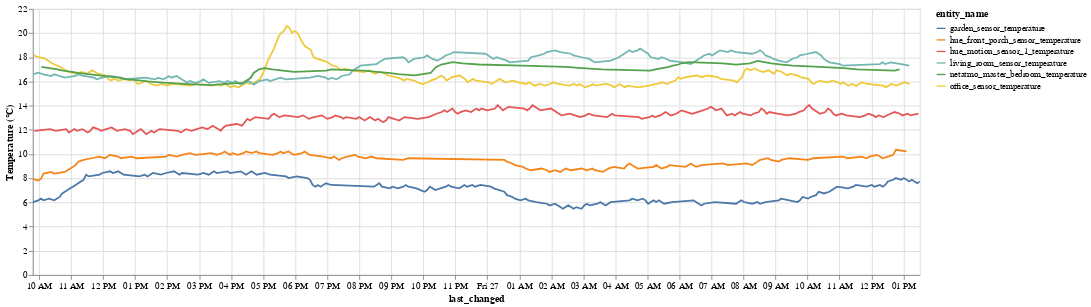

Notebook code cell kept with this figure:
### Markdown cell above
Plot just the temperature data, and show the operations required to calc correlations

### Code cell
temperature_df = df[df['device_class'] == 'temperature']
unit_of_measurement = temperature_df.iloc[0]['unit_of_measurement']
alt.Chart(temperature_df).mark_line().encode(
    x='last_changed',
    y=alt.Y('state', title=f'Temperature ({unit_of_measurement})'),
    color='entity_name',
    tooltip=['entity_name', 'state', 'last_changed']
).properties(
    width=1000,
    height=300
).interactive()

### Figure 1 — Vega-Lite specification as saved in the notebook (floating-point values rounded to 4 significant figures; data arrays with more than 128 entries replaced by an {"elided": "..."} marker saying what was removed)
{"$schema": "https://vega.github.io/schema/vega-lite/v3.4.0.json", "config": {"mark": {"tooltip": null}, "view": {"height": 300, "width": 400}}, "data": {"name": "data-1813e2d0840696c033ddc76248af1a95"}, "datasets": {"data-1813e2d0840696c033ddc76248af1a95": {"elided": "925 records"}}, "encoding": {"color": {"field": "entity_name", "type": "nominal"}, "tooltip": [{"field": "entity_name", "type": "nominal"}, {"field": "state", "type": "quantitative"}, {"field": "last_changed", "type": "temporal"}], "x": {"field": "last_changed", "type": "temporal"}, "y": {"field": "state", "title": "Temperature (°C)", "type": "quantitative"}}, "height": 300, "mark": "line", "selection": {"selector002": {"bind": "scales", "encodings": ["x", "y"], "type": "interval"}}, "width": 1000}
